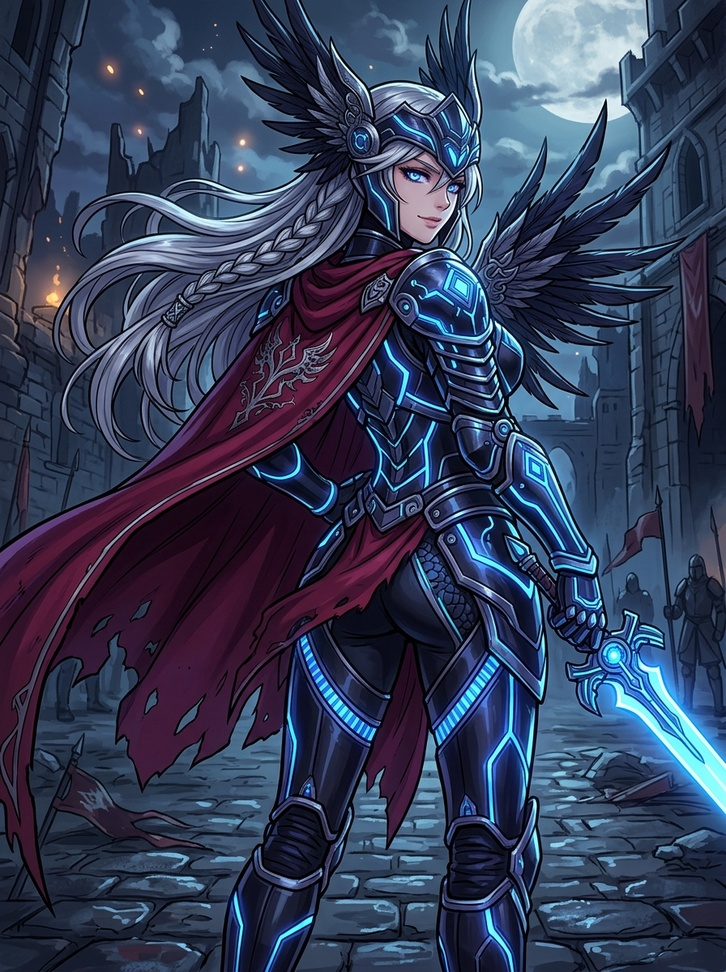
#> input picture assets/cg_aria.jpg, 726 x 972 px, shrunk from 896 x 1200 before the run
$ python remove_chroma_key.py ../assets/cg_aria.jpg out.png
#> lines starting #> are read from the running program, lines starting #| are printed output that depends on the picture
"""Remove a flat chroma background from an ImageGen sprite.

Requires Pillow. The implementation intentionally avoids NumPy so the asset
pipeline stays usable with the same dependency as optimize_enemy_sprites.py.
"""

from __future__ import annotations

import argparse
import math
from pathlib import Path

from PIL import Image


def parse_arguments() -> argparse.Namespace:
    parser = argparse.ArgumentParser(description=__doc__)
    parser.add_argument("source", type=Path)
    parser.add_argument("destination", type=Path)
    parser.add_argument("--auto-key", choices=("border",), default="border")
    parser.add_argument("--transparent-threshold", type=float, default=12)
    parser.add_argument("--opaque-threshold", type=float, default=220)
    parser.add_argument("--soft-matte", action="store_true")
    parser.add_argument("--despill", action="store_true")
    return parser.parse_args()


def average_border_key(image: Image.Image) -> tuple[int, int, int]:
    width, height = image.size
    pixels = image.load()
    sample: list[tuple[int, int, int]] = []
    stride = max(1, min(width, height) // 128)

    for x in range(0, width, stride):
        sample.append(pixels[x, 0][:3])
        sample.append(pixels[x, height - 1][:3])
    for y in range(0, height, stride):
        sample.append(pixels[0, y][:3])
        sample.append(pixels[width - 1, y][:3])

    return tuple(round(sum(pixel[channel] for pixel in sample) / len(sample)) for channel in range(3))


def remove_chroma(
    image: Image.Image,
    key: tuple[int, int, int],
    transparent_threshold: float,
    opaque_threshold: float,
    soft_matte: bool,
    despill: bool,
) -> Image.Image:
    if opaque_threshold <= transparent_threshold:
        raise ValueError("opaque-threshold doit être supérieur à transparent-threshold")

    sprite = image.convert("RGBA")
    output = Image.new("RGBA", sprite.size, (0, 0, 0, 0))
    source_pixels = sprite.load()
    output_pixels = output.load()

    for y in range(sprite.height):
        for x in range(sprite.width):
            red, green, blue, original_alpha = source_pixels[x, y]
            distance = math.sqrt(
                ((red - key[0]) ** 2)
                + ((green - key[1]) ** 2)
                + ((blue - key[2]) ** 2)
            )
            if distance <= transparent_threshold:
                matte_alpha = 0
            elif distance >= opaque_threshold or not soft_matte:
                matte_alpha = 255
            else:
                ratio = (distance - transparent_threshold) / (opaque_threshold - transparent_threshold)
                matte_alpha = round(255 * ratio * ratio * (3 - (2 * ratio)))

            alpha = round(original_alpha * (matte_alpha / 255))
            if despill and alpha < 255:
                green = min(green, max(red, blue) + round((255 - alpha) * 0.08))
            output_pixels[x, y] = (red, green, blue, alpha)

    return output


def main() -> None:
    arguments = parse_arguments()
    with Image.open(arguments.source) as source:
#> source is the input picture: PIL image 726x972 RGB; mean R, G, B 52.3, 62.2, 88.6
        rgba_source = source.convert("RGBA")
        key = average_border_key(rgba_source)
#> after the loop in average_border_key, `for x in range(0, width, stride):`: sample = 292 items, first 6: (32, 43, 61), (34, 42, 63), (32, 43, 61), (27, 35, 54), (31, 42, 60), (24, 31, 49)
#> after the loop in average_border_key, `for y in range(0, height, stride):`: sample = 682 items, first 6: (32, 43, 61), (34, 42, 63), (32, 43, 61), (27, 35, 54), (31, 42, 60), (24, 31, 49)
#> key = (45, 55, 76)
        result = remove_chroma(
            rgba_source,
            key,
            arguments.transparent_threshold,
            arguments.opaque_threshold,
            arguments.soft_matte,
            arguments.despill,
        )
#> in remove_chroma, `output = Image.new("RGBA", sprite.size, (0, 0, 0, 0))`: output: PIL image 726x972 RGBA; every value is 0
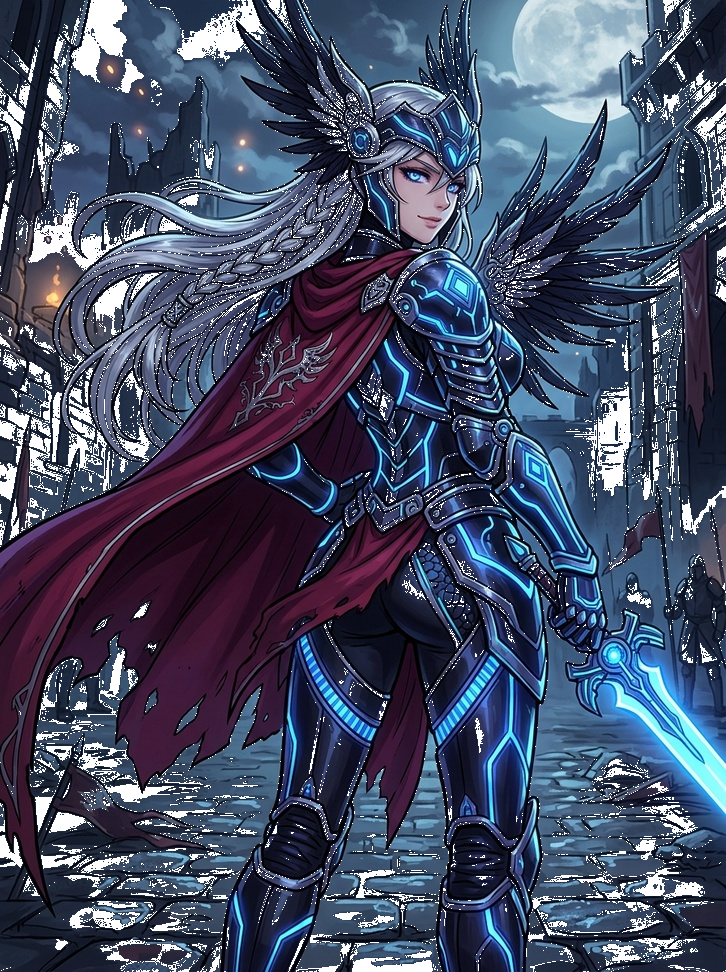
#> result: PIL image 726x972 RGBA; mean R, G, B, A 52.3, 62.2, 88.6, 235.9; transparent parts drawn white
        arguments.destination.parent.mkdir(parents=True, exist_ok=True)
        result.save(arguments.destination, optimize=True)
    print(f"{arguments.destination}: key={key}, RGBA {result.width}x{result.height}")
#| out.png: key=(45, 55, 76), RGBA 726x972


if __name__ == "__main__":
    main()

$ run again, on assets/cg_kira.jpg
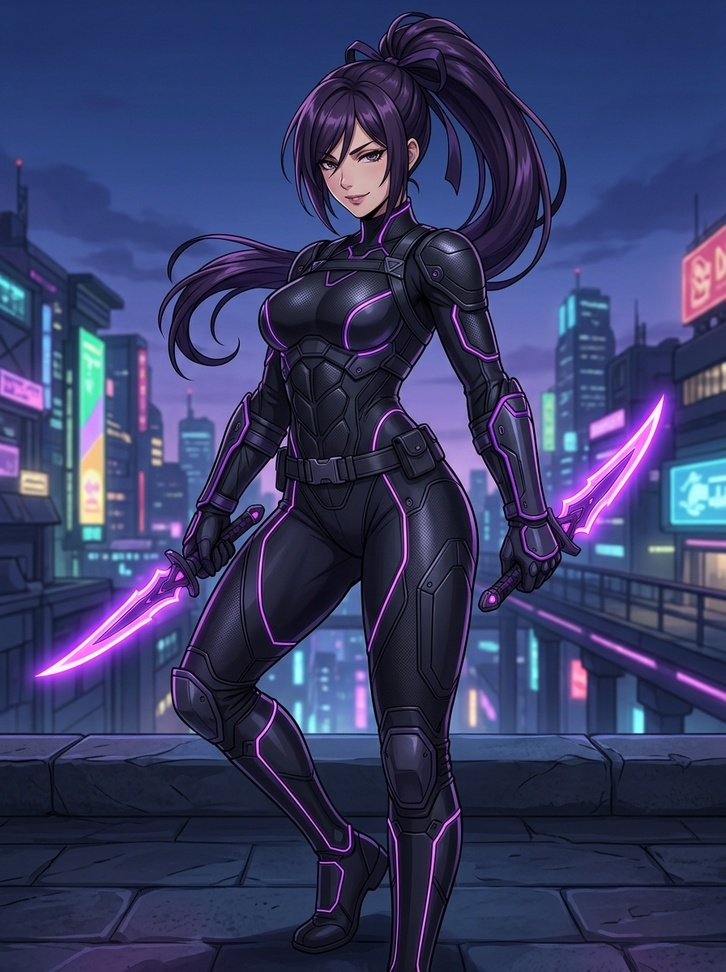
#> input picture assets/cg_kira.jpg, 726 x 972 px, shrunk from 896 x 1200 before the run
#> in main, source is the input picture: PIL image 726x972 RGB; mean R, G, B 55.5, 59.9, 101.5
#> after the loop in average_border_key, `for x in range(0, width, stride):`: sample = 292 items, first 6: (29, 49, 102), (30, 35, 64), (30, 50, 103), (35, 40, 69), (29, 49, 102), (33, 39, 65)
#> after the loop in average_border_key, `for y in range(0, height, stride):`: sample = 682 items, first 6: (29, 49, 102), (30, 35, 64), (30, 50, 103), (35, 40, 69), (29, 49, 102), (33, 39, 65)
#> key = (49, 57, 97)
#> output: PIL image 726x972 RGBA; every value is 0
#> in main, `result = remove_chroma( rgba_source, key, arguments.transparent_thresh..`:
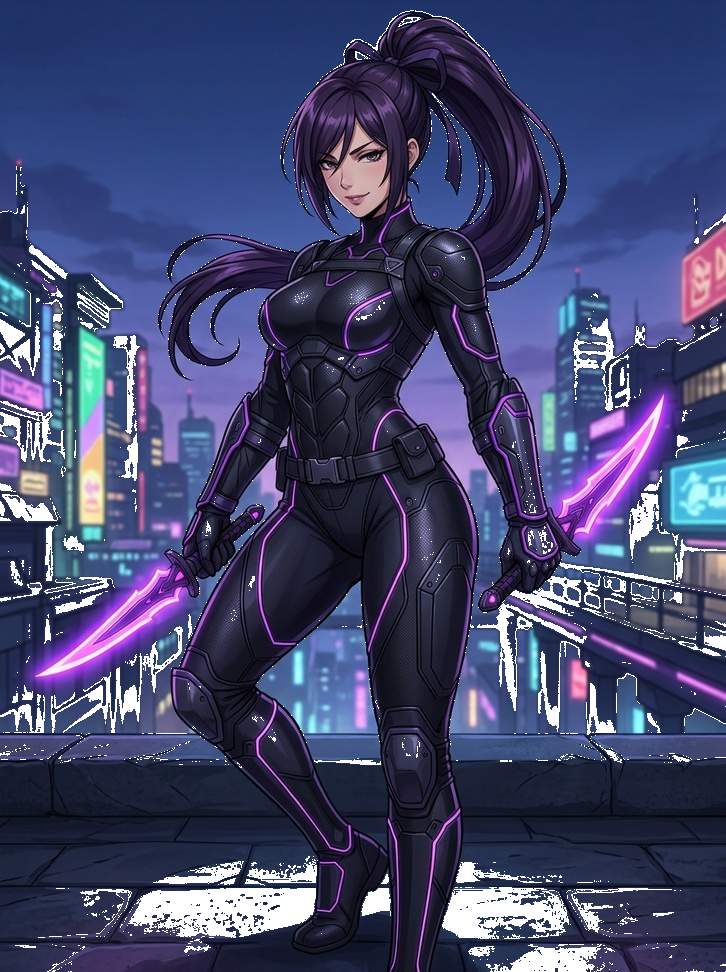
#> result: PIL image 726x972 RGBA; mean R, G, B, A 55.5, 59.9, 101.5, 240.8; transparent parts drawn white
#| out.png: key=(49, 57, 97), RGBA 726x972

$ run again, on assets/cg_kira_lingerie.jpg
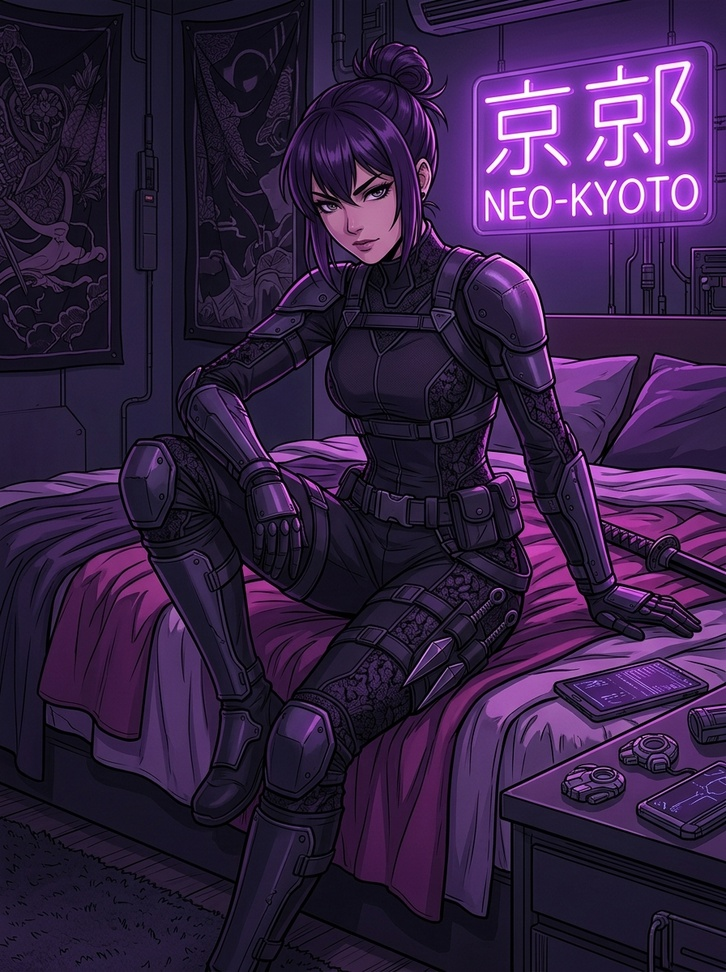
#> input picture assets/cg_kira_lingerie.jpg, 726 x 972 px, shrunk from 896 x 1200 before the run
#> in main, source is the input picture: PIL image 726x972 RGB; mean R, G, B 52.1, 31.6, 67.9
#> after the loop in average_border_key, `for x in range(0, width, stride):`: sample = 292 items, first 6: (1, 2, 4), (37, 27, 54), (38, 38, 46), (40, 30, 55), (31, 27, 50), (38, 28, 53)
#> after the loop in average_border_key, `for y in range(0, height, stride):`: sample = 682 items, first 6: (1, 2, 4), (37, 27, 54), (38, 38, 46), (40, 30, 55), (31, 27, 50), (38, 28, 53)
#> key = (39, 27, 56)
#> output: PIL image 726x972 RGBA; every value is 0
#> in main, `result = remove_chroma( rgba_source, key, arguments.transparent_thresh..`:
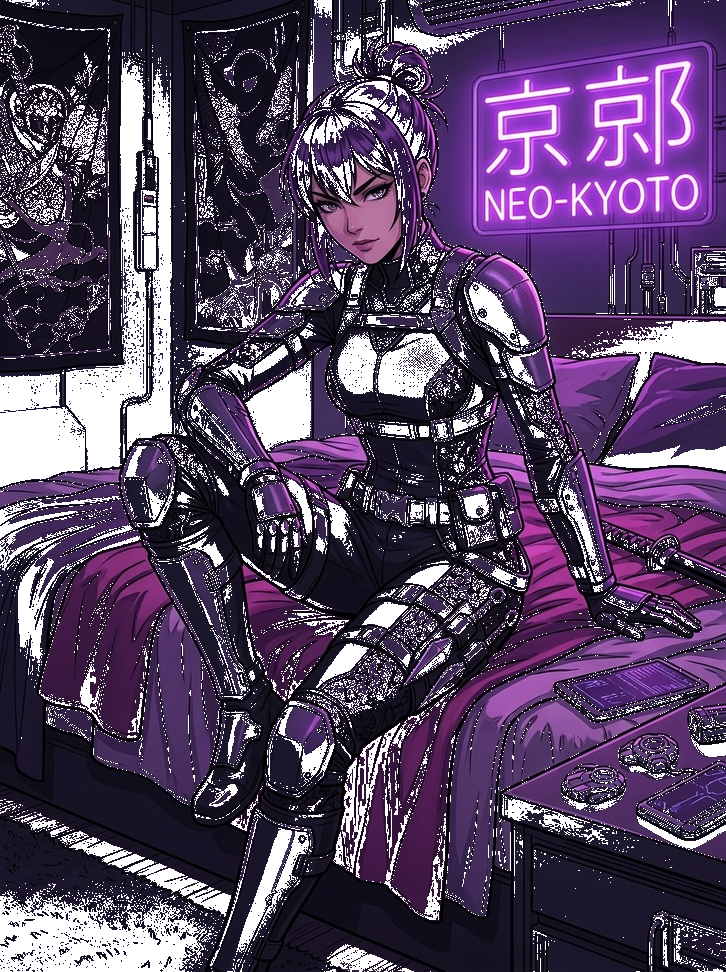
#> result: PIL image 726x972 RGBA; mean R, G, B, A 52.1, 31.6, 67.9, 212.2; transparent parts drawn white
#| out.png: key=(39, 27, 56), RGBA 726x972

$ run again, on assets/cg_leviathan.jpg
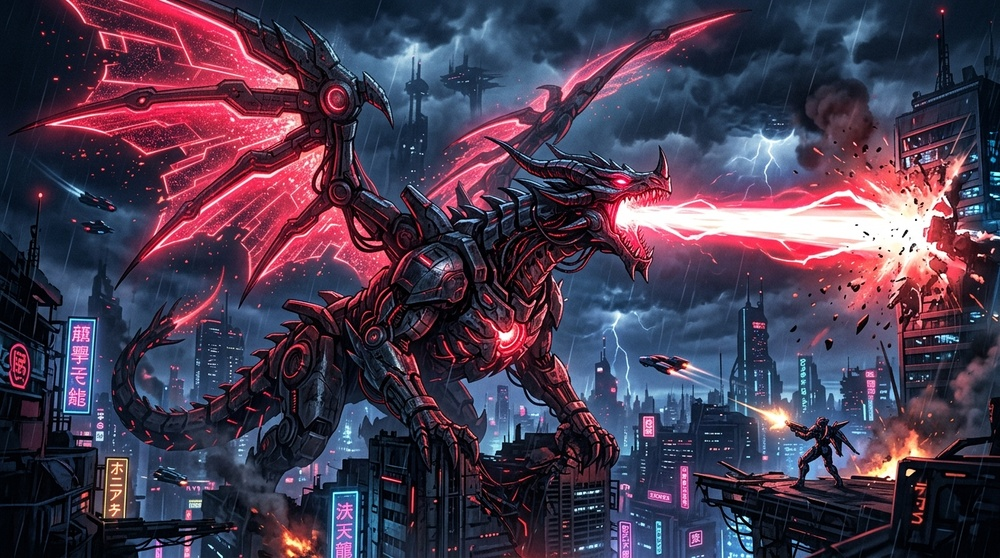
#> input picture assets/cg_leviathan.jpg, 1000 x 558 px, shrunk from 1376 x 768 before the run
#> in main, source is the input picture: PIL image 1000x558 RGB; mean R, G, B 73.2, 58.9, 80.2
#> after the loop in average_border_key, `for x in range(0, width, stride):`: sample = 500 items, first 6: (3, 13, 25), (2, 3, 8), (6, 16, 28), (3, 4, 9), (4, 14, 26), (4, 5, 9)
#> after the loop in average_border_key, `for y in range(0, height, stride):`: sample = 780 items, first 6: (3, 13, 25), (2, 3, 8), (6, 16, 28), (3, 4, 9), (4, 14, 26), (4, 5, 9)
#> key = (36, 40, 59)
#> output: PIL image 1000x558 RGBA; every value is 0
#> in main, `result = remove_chroma( rgba_source, key, arguments.transparent_thresh..`:
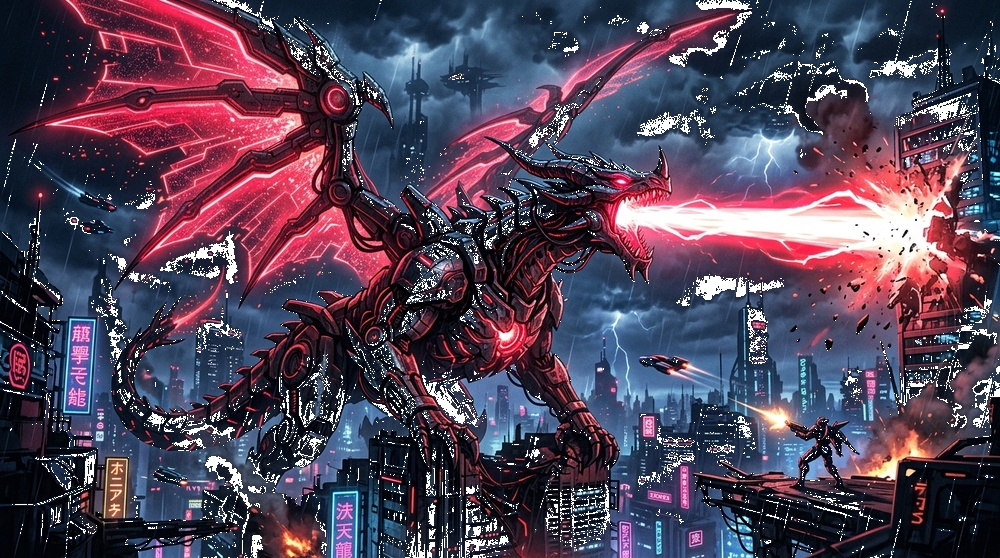
#> result: PIL image 1000x558 RGBA; mean R, G, B, A 73.2, 58.9, 80.2, 244.4; transparent parts drawn white
#| out.png: key=(36, 40, 59), RGBA 1000x558
